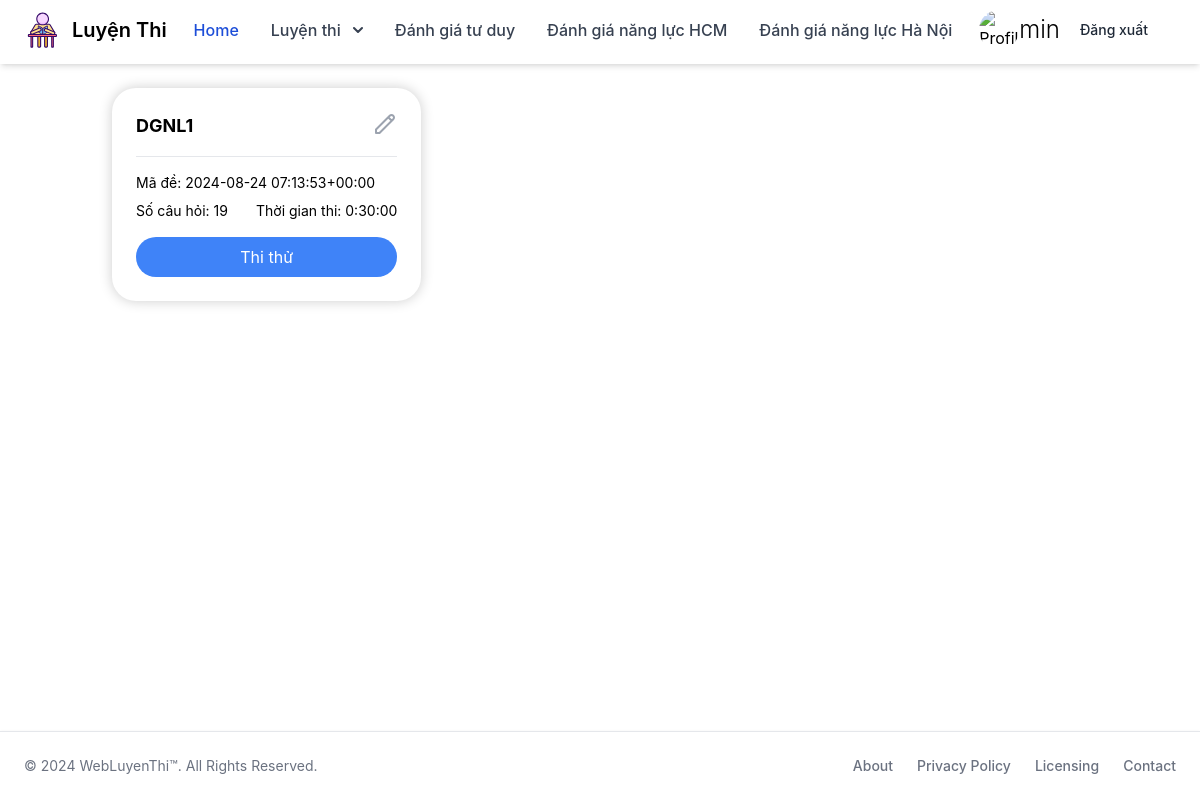
Before: /dgnl/ (signed in) with the older database file.
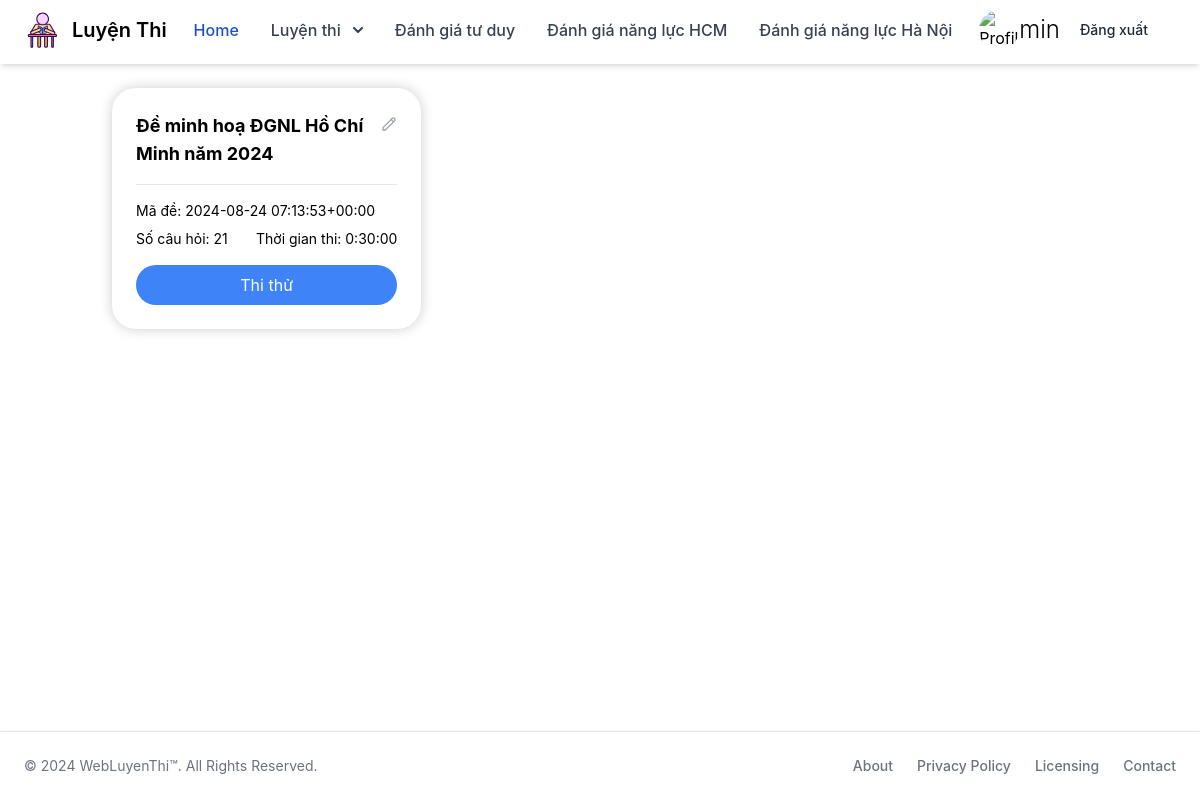
After: the same page with the newer database file.
### DanhGiaNangLuc/models.py (models this page shows, shortened)
class DeThi(models.Model):
    LOAI_DE_CHOICES = [
         ('DGNL', 'Đánh giá năng lực HCM'),
         ('DGNLHN', 'Đánh giá năng lực Hà Nội'),
    ]
    ten_de_thi = models.CharField(max_length=255, null=False, blank=False)
    loai_de = models.CharField(max_length=50, choices=LOAI_DE_CHOICES, default='DGNL')
    ma_de = models.CharField(max_length=50, unique=True, default=timezone.now)
    thoi_gian_thi = models.DurationField(default=timezone.timedelta(minutes=30))

### core/views.py (the view)
# urls.py: path('dgnl/', DGNLView.as_view(), name='dgnl'),
class DGNLView(View):
    login_url = '/login/'  # Điều hướng đến trang đăng nhập nếu chưa đăng nhập
    redirect_field_name = 'next'
    def get(self, request):
        user = request.user
        logger = logging.getLogger(__name__)
        queryset = DGNL.objects.filter(loai_de='DGNL')
        if user.is_authenticated:
            thi_da_thi = LuotThiDGNL.objects.filter(nguoi_lam=user)
            thi_da_thi_ids = thi_da_thi.values_list('de_thi_id', flat=True)
            so_lan_thi = thi_da_thi.values('de_thi_id').annotate(count=Count('id')).order_by('de_thi_id')
            so_lan_thi_dict = {item['de_thi_id']: item['count'] for item in so_lan_thi}
        else:
            thi_da_thi_ids = []
            so_lan_thi_dict = {}
        context = {
            'listDeThiDGNL': queryset,
            'thi_da_thi_ids': thi_da_thi_ids,
            'so_lan_thi_dict': so_lan_thi_dict,
        }
        return render(request, 'homepage/dgnl.html', context)

### WebLuyenThi/context_processors.py (called while the page is built)
def user_full_name(request):
    full_name = request.session.get('full_name', '')
    return {'full_name': full_name}

### templates/homepage/dgnl.html (shortened to what this page needs)
{% extends 'homepage/base.html' %}
{% block content %}
{% load static %}
<div class="grid grid-cols-1 sm:grid-cols-2 lg:grid-cols-3 xl:grid-cols-4 gap-6 p-6">
    {% for dethi in listDeThiDGNL %}
    <div class="bg-white rounded-3xl custom-shadow p-6 flex flex-col">
        <div class="flex justify-between items-start mb-4">
            <h2 class="text-lg font-bold">{{ dethi.ten_de_thi }}</h2>
            <svg class="w-6 h-6 text-gray-400" fill="none" stroke="currentColor" viewBox="0 0 24 24" xmlns="http://www.w3.org/2000/svg">
                <path stroke-linecap="round" stroke-linejoin="round" stroke-width="2" d="M15.232 5.232l3.536 3.536m-2.036-5.036a2.5 2.5 0 113.536 3.536L6.5 21.036H3v-3.572L16.732 3.732z"></path>
            </svg>
        </div>
        <div class="border-b border-gray-200 mb-4"></div>
        <p class="text-sm  mb-2">Mã đề: {{ dethi.ma_de }}</p>
        <div class="flex justify-between text-sm  mb-4">
            <span>Số câu hỏi: {{ dethi.noidungde_set.count }}</span>
            <span>Thời gian thi: {{ dethi.thoi_gian_thi }}</span>
        </div>
        <a href="{% url 'DanhGiaNangLuc:select_subjects' idde=dethi.id %}" class="mt-auto">
            <button class="w-full py-2 px-4 rounded-full bg-blue-500 hover:bg-blue-600 text-white transition-colors duration-200">
                {% if dethi.id in thi_da_thi_ids %}
                    Thi lại
                {% else %}
                    Thi thử
                {% endif %}
            </button>
        </a>
    </div>
    {% endfor %}
</div>
{% endblock %}

Changed rows visible on the page:
changed DeThi: ten_de_thi "DGNL1" → "Đề minh hoạ ĐGNL Hồ Chí Minh năm 2024"; noidungde_set.count "19" → "21"
